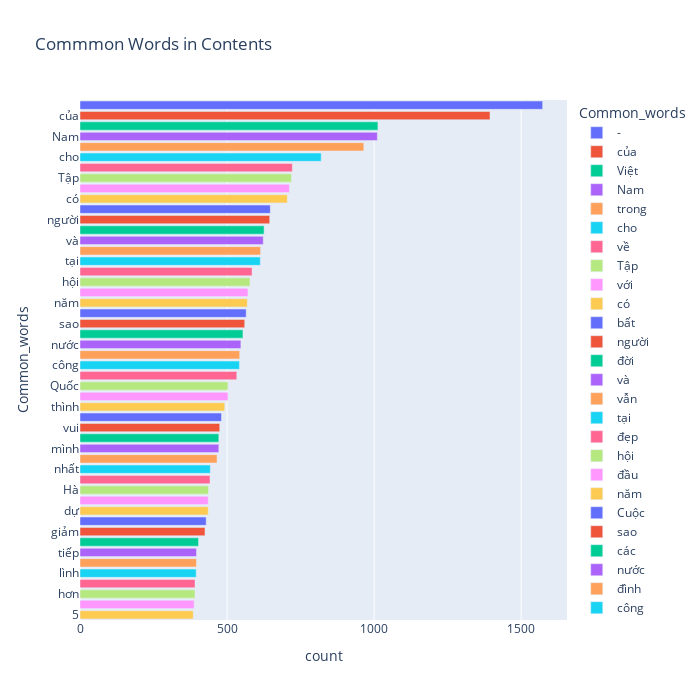

Notebook cell for this chart:
### Code cell
fig = px.bar(top_word, x="count", y="Common_words", title='Commmon Words in Contents', orientation='h', 
             width=700, height=700,color='Common_words')
fig.show()

### Figure 1 — Plotly figure (JSON) as saved in the notebook; plotly's stock layout.template omitted (floating-point values rounded to 4 significant figures)
{"data": [{"alignmentgroup": "True", "hovertemplate": "Common_words=%{y}<br>count=%{x}<extra></extra>", "legendgroup": "-", "marker": {"color": "#636efa", "pattern": {"shape": ""}}, "name": "-", "offsetgroup": "-", "orientation": "h", "showlegend": true, "textposition": "auto", "type": "bar", "x": [1573], "xaxis": "x", "y": ["-"], "yaxis": "y"}, {"alignmentgroup": "True", "hovertemplate": "Common_words=%{y}<br>count=%{x}<extra></extra>", "legendgroup": "của", "marker": {"color": "#EF553B", "pattern": {"shape": ""}}, "name": "của", "offsetgroup": "của", "orientation": "h", "showlegend": true, "textposition": "auto", "type": "bar", "x": [1394], "xaxis": "x", "y": ["của"], "yaxis": "y"}, {"alignmentgroup": "True", "hovertemplate": "Common_words=%{y}<br>count=%{x}<extra></extra>", "legendgroup": "Việt", "marker": {"color": "#00cc96", "pattern": {"shape": ""}}, "name": "Việt", "offsetgroup": "Việt", "orientation": "h", "showlegend": true, "textposition": "auto", "type": "bar", "x": [1013], "xaxis": "x", "y": ["Việt"], "yaxis": "y"}, {"alignmentgroup": "True", "hovertemplate": "Common_words=%{y}<br>count=%{x}<extra></extra>", "legendgroup": "Nam", "marker": {"color": "#ab63fa", "pattern": {"shape": ""}}, "name": "Nam", "offsetgroup": "Nam", "orientation": "h", "showlegend": true, "textposition": "auto", "type": "bar", "x": [1011], "xaxis": "x", "y": ["Nam"], "yaxis": "y"}, {"alignmentgroup": "True", "hovertemplate": "Common_words=%{y}<br>count=%{x}<extra></extra>", "legendgroup": "trong", "marker": {"color": "#FFA15A", "pattern": {"shape": ""}}, "name": "trong", "offsetgroup": "trong", "orientation": "h", "showlegend": true, "textposition": "auto", "type": "bar", "x": [965], "xaxis": "x", "y": ["trong"], "yaxis": "y"}, {"alignmentgroup": "True", "hovertemplate": "Common_words=%{y}<br>count=%{x}<extra></extra>", "legendgroup": "cho", "marker": {"color": "#19d3f3", "pattern": {"shape": ""}}, "name": "cho", "offsetgroup": "cho", "orientation": "h", "showlegend": true, "textposition": "auto", "type": "bar", "x": [820], "xaxis": "x", "y": ["cho"], "yaxis": "y"}, {"alignmentgroup": "True", "hovertemplate": "Common_words=%{y}<br>count=%{x}<extra></extra>", "legendgroup": "về", "marker": {"color": "#FF6692", "pattern": {"shape": ""}}, "name": "về", "offsetgroup": "về", "orientation": "h", "showlegend": true, "textposition": "auto", "type": "bar", "x": [722], "xaxis": "x", "y": ["về"], "yaxis": "y"}, {"alignmentgroup": "True", "hovertemplate": "Common_words=%{y}<br>count=%{x}<extra></extra>", "legendgroup": "Tập", "marker": {"color": "#B6E880", "pattern": {"shape": ""}}, "name": "Tập", "offsetgroup": "Tập", "orientation": "h", "showlegend": true, "textposition": "auto", "type": "bar", "x": [719], "xaxis": "x", "y": ["Tập"], "yaxis": "y"}, {"alignmentgroup": "True", "hovertemplate": "Common_words=%{y}<br>count=%{x}<extra></extra>", "legendgroup": "với", "marker": {"color": "#FF97FF", "pattern": {"shape": ""}}, "name": "với", "offsetgroup": "với", "orientation": "h", "showlegend": true, "textposition": "auto", "type": "bar", "x": [712], "xaxis": "x", "y": ["với"], "yaxis": "y"}, {"alignmentgroup": "True", "hovertemplate": "Common_words=%{y}<br>count=%{x}<extra></extra>", "legendgroup": "có", "marker": {"color": "#FECB52", "pattern": {"shape": ""}}, "name": "có", "offsetgroup": "có", "orientation": "h", "showlegend": true, "textposition": "auto", "type": "bar", "x": [705], "xaxis": "x", "y": ["có"], "yaxis": "y"}, {"alignmentgroup": "True", "hovertemplate": "Common_words=%{y}<br>count=%{x}<extra></extra>", "legendgroup": "bất", "marker": {"color": "#636efa", "pattern": {"shape": ""}}, "name": "bất", "offsetgroup": "bất", "orientation": "h", "showlegend": true, "textposition": "auto", "type": "bar", "x": [647], "xaxis": "x", "y": ["bất"], "yaxis": "y"}, {"alignmentgroup": "True", "hovertemplate": "Common_words=%{y}<br>count=%{x}<extra></extra>", "legendgroup": "người", "marker": {"color": "#EF553B", "pattern": {"shape": ""}}, "name": "người", "offsetgroup": "người", "orientation": "h", "showlegend": true, "textposition": "auto", "type": "bar", "x": [645], "xaxis": "x", "y": ["người"], "yaxis": "y"}, {"alignmentgroup": "True", "hovertemplate": "Common_words=%{y}<br>count=%{x}<extra></extra>", "legendgroup": "đời", "marker": {"color": "#00cc96", "pattern": {"shape": ""}}, "name": "đời", "offsetgroup": "đời", "orientation": "h", "showlegend": true, "textposition": "auto", "type": "bar", "x": [626], "xaxis": "x", "y": ["đời"], "yaxis": "y"}, {"alignmentgroup": "True", "hovertemplate": "Common_words=%{y}<br>count=%{x}<extra></extra>", "legendgroup": "và", "marker": {"color": "#ab63fa", "pattern": {"shape": ""}}, "name": "và", "offsetgroup": "và", "orientation": "h", "showlegend": true, "textposition": "auto", "type": "bar", "x": [623], "xaxis": "x", "y": ["và"], "yaxis": "y"}, {"alignmentgroup": "True", "hovertemplate": "Common_words=%{y}<br>count=%{x}<extra></extra>", "legendgroup": "vẫn", "marker": {"color": "#FFA15A", "pattern": {"shape": ""}}, "name": "vẫn", "offsetgroup": "vẫn", "orientation": "h", "showlegend": true, "textposition": "auto", "type": "bar", "x": [614], "xaxis": "x", "y": ["vẫn"], "yaxis": "y"}, {"alignmentgroup": "True", "hovertemplate": "Common_words=%{y}<br>count=%{x}<extra></extra>", "legendgroup": "tại", "marker": {"color": "#19d3f3", "pattern": {"shape": ""}}, "name": "tại", "offsetgroup": "tại", "orientation": "h", "showlegend": true, "textposition": "auto", "type": "bar", "x": [613], "xaxis": "x", "y": ["tại"], "yaxis": "y"}, {"alignmentgroup": "True", "hovertemplate": "Common_words=%{y}<br>count=%{x}<extra></extra>", "legendgroup": "đẹp", "marker": {"color": "#FF6692", "pattern": {"shape": ""}}, "name": "đẹp", "offsetgroup": "đẹp", "orientation": "h", "showlegend": true, "textposition": "auto", "type": "bar", "x": [585], "xaxis": "x", "y": ["đẹp"], "yaxis": "y"}, {"alignmentgroup": "True", "hovertemplate": "Common_words=%{y}<br>count=%{x}<extra></extra>", "legendgroup": "hội", "marker": {"color": "#B6E880", "pattern": {"shape": ""}}, "name": "hội", "offsetgroup": "hội", "orientation": "h", "showlegend": true, "textposition": "auto", "type": "bar", "x": [578], "xaxis": "x", "y": ["hội"], "yaxis": "y"}, {"alignmentgroup": "True", "hovertemplate": "Common_words=%{y}<br>count=%{x}<extra></extra>", "legendgroup": "đầu", "marker": {"color": "#FF97FF", "pattern": {"shape": ""}}, "name": "đầu", "offsetgroup": "đầu", "orientation": "h", "showlegend": true, "textposition": "auto", "type": "bar", "x": [571], "xaxis": "x", "y": ["đầu"], "yaxis": "y"}, {"alignmentgroup": "True", "hovertemplate": "Common_words=%{y}<br>count=%{x}<extra></extra>", "legendgroup": "năm", "marker": {"color": "#FECB52", "pattern": {"shape": ""}}, "name": "năm", "offsetgroup": "năm", "orientation": "h", "showlegend": true, "textposition": "auto", "type": "bar", "x": [569], "xaxis": "x", "y": ["năm"], "yaxis": "y"}, {"alignmentgroup": "True", "hovertemplate": "Common_words=%{y}<br>count=%{x}<extra></extra>", "legendgroup": "Cuộc", "marker": {"color": "#636efa", "pattern": {"shape": ""}}, "name": "Cuộc", "offsetgroup": "Cuộc", "orientation": "h", "showlegend": true, "textposition": "auto", "type": "bar", "x": [565], "xaxis": "x", "y": ["Cuộc"], "yaxis": "y"}, {"alignmentgroup": "True", "hovertemplate": "Common_words=%{y}<br>count=%{x}<extra></extra>", "legendgroup": "sao", "marker": {"color": "#EF553B", "pattern": {"shape": ""}}, "name": "sao", "offsetgroup": "sao", "orientation": "h", "showlegend": true, "textposition": "auto", "type": "bar", "x": [560], "xaxis": "x", "y": ["sao"], "yaxis": "y"}, {"alignmentgroup": "True", "hovertemplate": "Common_words=%{y}<br>count=%{x}<extra></extra>", "legendgroup": "các", "marker": {"color": "#00cc96", "pattern": {"shape": ""}}, "name": "các", "offsetgroup": "các", "orientation": "h", "showlegend": true, "textposition": "auto", "type": "bar", "x": [554], "xaxis": "x", "y": ["các"], "yaxis": "y"}, {"alignmentgroup": "True", "hovertemplate": "Common_words=%{y}<br>count=%{x}<extra></extra>", "legendgroup": "nước", "marker": {"color": "#ab63fa", "pattern": {"shape": ""}}, "name": "nước", "offsetgroup": "nước", "orientation": "h", "showlegend": true, "textposition": "auto", "type": "bar", "x": [547], "xaxis": "x", "y": ["nước"], "yaxis": "y"}, {"alignmentgroup": "True", "hovertemplate": "Common_words=%{y}<br>count=%{x}<extra></extra>", "legendgroup": "đình", "marker": {"color": "#FFA15A", "pattern": {"shape": ""}}, "name": "đình", "offsetgroup": "đình", "orientation": "h", "showlegend": true, "textposition": "auto", "type": "bar", "x": [543], "xaxis": "x", "y": ["đình"], "yaxis": "y"}, {"alignmentgroup": "True", "hovertemplate": "Common_words=%{y}<br>count=%{x}<extra></extra>", "legendgroup": "công", "marker": {"color": "#19d3f3", "pattern": {"shape": ""}}, "name": "công", "offsetgroup": "công", "orientation": "h", "showlegend": true, "textposition": "auto", "type": "bar", "x": [542], "xaxis": "x", "y": ["công"], "yaxis": "y"}, {"alignmentgroup": "True", "hovertemplate": "Common_words=%{y}<br>count=%{x}<extra></extra>", "legendgroup": "ở", "marker": {"color": "#FF6692", "pattern": {"shape": ""}}, "name": "ở", "offsetgroup": "ở", "orientation": "h", "showlegend": true, "textposition": "auto", "type": "bar", "x": [533], "xaxis": "x", "y": ["ở"], "yaxis": "y"}, {"alignmentgroup": "True", "hovertemplate": "Common_words=%{y}<br>count=%{x}<extra></extra>", "legendgroup": "Quốc", "marker": {"color": "#B6E880", "pattern": {"shape": ""}}, "name": "Quốc", "offsetgroup": "Quốc", "orientation": "h", "showlegend": true, "textposition": "auto", "type": "bar", "x": [503], "xaxis": "x", "y": ["Quốc"], "yaxis": "y"}, {"alignmentgroup": "True", "hovertemplate": "Common_words=%{y}<br>count=%{x}<extra></extra>", "legendgroup": "tăng", "marker": {"color": "#FF97FF", "pattern": {"shape": ""}}, "name": "tăng", "offsetgroup": "tăng", "orientation": "h", "showlegend": true, "textposition": "auto", "type": "bar", "x": [503], "xaxis": "x", "y": ["tăng"], "yaxis": "y"}, {"alignmentgroup": "True", "hovertemplate": "Common_words=%{y}<br>count=%{x}<extra></extra>", "legendgroup": "thình", "marker": {"color": "#FECB52", "pattern": {"shape": ""}}, "name": "thình", "offsetgroup": "thình", "orientation": "h", "showlegend": true, "textposition": "auto", "type": "bar", "x": [492], "xaxis": "x", "y": ["thình"], "yaxis": "y"}, {"alignmentgroup": "True", "hovertemplate": "Common_words=%{y}<br>count=%{x}<extra></extra>", "legendgroup": "động", "marker": {"color": "#636efa", "pattern": {"shape": ""}}, "name": "động", "offsetgroup": "động", "orientation": "h", "showlegend": true, "textposition": "auto", "type": "bar", "x": [481], "xaxis": "x", "y": ["động"], "yaxis": "y"}, {"alignmentgroup": "True", "hovertemplate": "Common_words=%{y}<br>count=%{x}<extra></extra>", "legendgroup": "vui", "marker": {"color": "#EF553B", "pattern": {"shape": ""}}, "name": "vui", "offsetgroup": "vui", "orientation": "h", "showlegend": true, "textposition": "auto", "type": "bar", "x": [475], "xaxis": "x", "y": ["vui"], "yaxis": "y"}, {"alignmentgroup": "True", "hovertemplate": "Common_words=%{y}<br>count=%{x}<extra></extra>", "legendgroup": "Thủ", "marker": {"color": "#00cc96", "pattern": {"shape": ""}}, "name": "Thủ", "offsetgroup": "Thủ", "orientation": "h", "showlegend": true, "textposition": "auto", "type": "bar", "x": [472], "xaxis": "x", "y": ["Thủ"], "yaxis": "y"}, {"alignmentgroup": "True", "hovertemplate": "Common_words=%{y}<br>count=%{x}<extra></extra>", "legendgroup": "mình", "marker": {"color": "#ab63fa", "pattern": {"shape": ""}}, "name": "mình", "offsetgroup": "mình", "orientation": "h", "showlegend": true, "textposition": "auto", "type": "bar", "x": [472], "xaxis": "x", "y": ["mình"], "yaxis": "y"}, {"alignmentgroup": "True", "hovertemplate": "Common_words=%{y}<br>count=%{x}<extra></extra>", "legendgroup": "cao", "marker": {"color": "#FFA15A", "pattern": {"shape": ""}}, "name": "cao", "offsetgroup": "cao", "orientation": "h", "showlegend": true, "textposition": "auto", "type": "bar", "x": [466], "xaxis": "x", "y": ["cao"], "yaxis": "y"}, {"alignmentgroup": "True", "hovertemplate": "Common_words=%{y}<br>count=%{x}<extra></extra>", "legendgroup": "nhất", "marker": {"color": "#19d3f3", "pattern": {"shape": ""}}, "name": "nhất", "offsetgroup": "nhất", "orientation": "h", "showlegend": true, "textposition": "auto", "type": "bar", "x": [443], "xaxis": "x", "y": ["nhất"], "yaxis": "y"}, {"alignmentgroup": "True", "hovertemplate": "Common_words=%{y}<br>count=%{x}<extra></extra>", "legendgroup": "Gia", "marker": {"color": "#FF6692", "pattern": {"shape": ""}}, "name": "Gia", "offsetgroup": "Gia", "orientation": "h", "showlegend": true, "textposition": "auto", "type": "bar", "x": [442], "xaxis": "x", "y": ["Gia"], "yaxis": "y"}, {"alignmentgroup": "True", "hovertemplate": "Common_words=%{y}<br>count=%{x}<extra></extra>", "legendgroup": "Hà", "marker": {"color": "#B6E880", "pattern": {"shape": ""}}, "name": "Hà", "offsetgroup": "Hà", "orientation": "h", "showlegend": true, "textposition": "auto", "type": "bar", "x": [437], "xaxis": "x", "y": ["Hà"], "yaxis": "y"}, {"alignmentgroup": "True", "hovertemplate": "Common_words=%{y}<br>count=%{x}<extra></extra>", "legendgroup": "tướng", "marker": {"color": "#FF97FF", "pattern": {"shape": ""}}, "name": "tướng", "offsetgroup": "tướng", "orientation": "h", "showlegend": true, "textposition": "auto", "type": "bar", "x": [436], "xaxis": "x", "y": ["tướng"], "yaxis": "y"}, {"alignmentgroup": "True", "hovertemplate": "Common_words=%{y}<br>count=%{x}<extra></extra>", "legendgroup": "dự", "marker": {"color": "#FECB52", "pattern": {"shape": ""}}, "name": "dự", "offsetgroup": "dự", "orientation": "h", "showlegend": true, "textposition": "auto", "type": "bar", "x": [436], "xaxis": "x", "y": ["dự"], "yaxis": "y"}, {"alignmentgroup": "True", "hovertemplate": "Common_words=%{y}<br>count=%{x}<extra></extra>", "legendgroup": "từ", "marker": {"color": "#636efa", "pattern": {"shape": ""}}, "name": "từ", "offsetgroup": "từ", "orientation": "h", "showlegend": true, "textposition": "auto", "type": "bar", "x": [429], "xaxis": "x", "y": ["từ"], "yaxis": "y"}, {"alignmentgroup": "True", "hovertemplate": "Common_words=%{y}<br>count=%{x}<extra></extra>", "legendgroup": "giảm", "marker": {"color": "#EF553B", "pattern": {"shape": ""}}, "name": "giảm", "offsetgroup": "giảm", "orientation": "h", "showlegend": true, "textposition": "auto", "type": "bar", "x": [425], "xaxis": "x", "y": ["giảm"], "yaxis": "y"}, {"alignmentgroup": "True", "hovertemplate": "Common_words=%{y}<br>count=%{x}<extra></extra>", "legendgroup": "bị", "marker": {"color": "#00cc96", "pattern": {"shape": ""}}, "name": "bị", "offsetgroup": "bị", "orientation": "h", "showlegend": true, "textposition": "auto", "type": "bar", "x": [403], "xaxis": "x", "y": ["bị"], "yaxis": "y"}, {"alignmentgroup": "True", "hovertemplate": "Common_words=%{y}<br>count=%{x}<extra></extra>", "legendgroup": "tiếp", "marker": {"color": "#ab63fa", "pattern": {"shape": ""}}, "name": "tiếp", "offsetgroup": "tiếp", "orientation": "h", "showlegend": true, "textposition": "auto", "type": "bar", "x": [396], "xaxis": "x", "y": ["tiếp"], "yaxis": "y"}, {"alignmentgroup": "True", "hovertemplate": "Common_words=%{y}<br>count=%{x}<extra></extra>", "legendgroup": "để", "marker": {"color": "#FFA15A", "pattern": {"shape": ""}}, "name": "để", "offsetgroup": "để", "orientation": "h", "showlegend": true, "textposition": "auto", "type": "bar", "x": [396], "xaxis": "x", "y": ["để"], "yaxis": "y"}, {"alignmentgroup": "True", "hovertemplate": "Common_words=%{y}<br>count=%{x}<extra></extra>", "legendgroup": "lình", "marker": {"color": "#19d3f3", "pattern": {"shape": ""}}, "name": "lình", "offsetgroup": "lình", "orientation": "h", "showlegend": true, "textposition": "auto", "type": "bar", "x": [395], "xaxis": "x", "y": ["lình"], "yaxis": "y"}, {"alignmentgroup": "True", "hovertemplate": "Common_words=%{y}<br>count=%{x}<extra></extra>", "legendgroup": "nhân", "marker": {"color": "#FF6692", "pattern": {"shape": ""}}, "name": "nhân", "offsetgroup": "nhân", "orientation": "h", "showlegend": true, "textposition": "auto", "type": "bar", "x": [391], "xaxis": "x", "y": ["nhân"], "yaxis": "y"}, {"alignmentgroup": "True", "hovertemplate": "Common_words=%{y}<br>count=%{x}<extra></extra>", "legendgroup": "hơn", "marker": {"color": "#B6E880", "pattern": {"shape": ""}}, "name": "hơn", "offsetgroup": "hơn", "orientation": "h", "showlegend": true, "textposition": "auto", "type": "bar", "x": [391], "xaxis": "x", "y": ["hơn"], "yaxis": "y"}, {"alignmentgroup": "True", "hovertemplate": "Common_words=%{y}<br>count=%{x}<extra></extra>", "legendgroup": "Mỹ", "marker": {"color": "#FF97FF", "pattern": {"shape": ""}}, "name": "Mỹ", "offsetgroup": "Mỹ", "orientation": "h", "showlegend": true, "textposition": "auto", "type": "bar", "x": [388], "xaxis": "x", "y": ["Mỹ"], "yaxis": "y"}, {"alignmentgroup": "True", "hovertemplate": "Common_words=%{y}<br>count=%{x}<extra></extra>", "legendgroup": "5", "marker": {"color": "#FECB52", "pattern": {"shape": ""}}, "name": "5", "offsetgroup": "5", "orientation": "h", "showlegend": true, "textposition": "auto", "type": "bar", "x": [385], "xaxis": "x", "y": ["5"], "yaxis": "y"}], "layout": {"barmode": "relative", "height": 700, "legend": {"title": {"text": "Common_words"}, "tracegroupgap": 0}, "title": {"text": "Commmon Words in Contents"}, "width": 700, "xaxis": {"anchor": "y", "domain": [0, 1], "title": {"text": "count"}}, "yaxis": {"anchor": "x", "categoryarray": ["5", "Mỹ", "hơn", "nhân", "lình", "để", "tiếp", "bị", "giảm", "từ", "dự", "tướng", "Hà", "Gia", "nhất", "cao", "mình", "Thủ", "vui", "động", "thình", "tăng", "Quốc", "ở", "công", "đình", "nước", "các", "sao", "Cuộc", "năm", "đầu", "hội", "đẹp", "tại", "vẫn", "và", "đời", "người", "bất", "có", "với", "Tập", "về", "cho", "trong", "Nam", "Việt", "của", "-"], "categoryorder": "array", "domain": [0, 1], "title": {"text": "Common_words"}}}}
